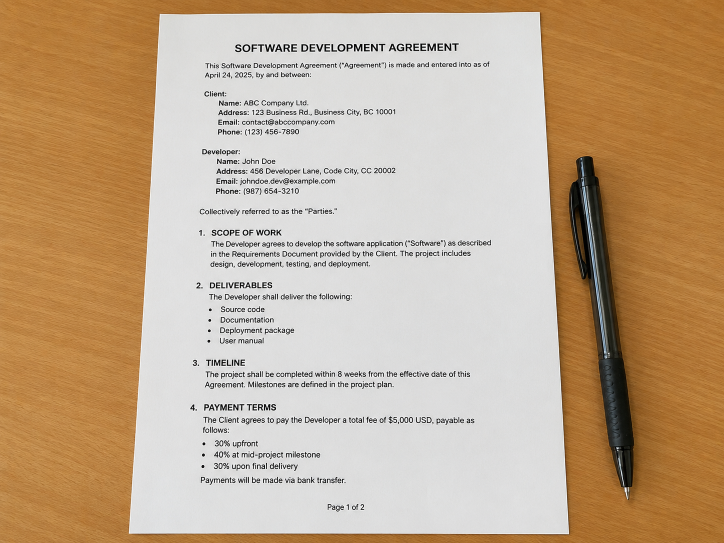
#> input picture test_images/document.jpg, 1448 x 1086 px (shown at 1/2 size); its folder holds only this picture in this run
$ python -i review_processing.py   (imports and definitions only)   (older library calls are emulated)
#> lines starting #> are read from the running program, lines starting #| are printed output that depends on the picture; after the words box and inside, x2 and y2 are one past the last pixel; in counts of white or black regions, pixels touching at a corner belong together
### vision/perspective.py
"""Perspective correction helpers for screen and document crops."""

from __future__ import annotations

import numpy as np


def order_points(points) -> np.ndarray:
    """Return quadrilateral points ordered as top-left, top-right, bottom-right, bottom-left."""
    array = np.asarray(points, dtype="float32")
    if array.shape != (4, 2):
        raise ValueError("Perspective correction requires exactly four 2D points.")

    ordered = np.zeros((4, 2), dtype="float32")
    point_sums = array.sum(axis=1)
    point_diffs = np.diff(array, axis=1).reshape(4)

    ordered[0] = array[np.argmin(point_sums)]
    ordered[2] = array[np.argmax(point_sums)]
    ordered[1] = array[np.argmin(point_diffs)]
    ordered[3] = array[np.argmax(point_diffs)]
    return ordered


# [41 lines left out: functions scale_points, compute_warp_size, four_point_transform, not called in this run]

### visiondesk/paths.py
"""Production and development filesystem layout helpers for VisionDesk."""

from __future__ import annotations

import os
from dataclasses import dataclass
from pathlib import Path
from typing import Mapping

DEFAULT_PATH_MODE = "development"
VALID_PATH_MODES = frozenset({"development", "production"})
_DEFAULT_REPO_ROOT = Path(__file__).resolve().parent.parent
_PRODUCTION_APP_ROOT = Path("/opt/visiondesk/current")
_PRODUCTION_RELEASES_DIR = Path("/opt/visiondesk/releases")
_PRODUCTION_CONFIG_DIR = Path("/etc/visiondesk")
_PRODUCTION_DATA_DIR = Path("/var/lib/visiondesk")
_PRODUCTION_LOG_DIR = Path("/var/log/visiondesk")
_DEFAULT_ENV_FILE_NAME = "visiondesk.env"
_DEFAULT_CONFIG_FILE_NAME = "device.yaml"


def _coerce_mode(value: str | None) -> str:
    normalized = str(value or "").strip().lower()
    if normalized in VALID_PATH_MODES:
        return normalized
    return DEFAULT_PATH_MODE


@dataclass(frozen=True, slots=True)
class VisionDeskPaths:
    """Resolved application paths for either development or production."""

    path_mode: str
    repo_root: Path
    app_root: Path
    releases_dir: Path
    current_release_link: Path
    config_dir: Path
    config_path: Path
    data_dir: Path
    logs_dir: Path
    env_file_path: Path

    @property
    def setup_state_path(self) -> Path:
        return self.data_dir / "setup_state.json"

    @property
    def health_status_path(self) -> Path:
        return self.data_dir / "health_status.json"

    @property
    def latest_result_path(self) -> Path:
        return self.data_dir / "latest_result.txt"

    @property
    def result_history_path(self) -> Path:
        return self.data_dir / "result_history.json"

    @property
    def private_data_path(self) -> Path:
        return self.data_dir / "private"

    @property
    def private_current_path(self) -> Path:
        return self.private_data_path / "current"

    @property
    def private_retry_path(self) -> Path:
        return self.private_data_path / "retry"

    @property
    def private_quarantine_path(self) -> Path:
        return self.private_data_path / "quarantine"

    @property
    def private_cache_path(self) -> Path:
        return self.private_data_path / "cache"

    @property
    def private_debug_path(self) -> Path:
        return self.private_data_path / "debug"

    @property
    def offline_retry_queue_path(self) -> Path:
        return self.private_data_path / "retry_queue.json"

    @property
    def reset_marker_path(self) -> Path:
        return self.data_dir / "factory_reset_state.json"

    @property
    def readiness_path(self) -> Path:
        return self.data_dir / "runtime" / "readiness.json"

    # [5 lines left out: function debug_dir, not called in this run]


def resolve_visiondesk_paths(
    *,
    env: Mapping[str, str] | None = None,
    mode: str | None = None,
) -> VisionDeskPaths:
    """Resolve the active filesystem layout for the current process."""
    environment = dict(os.environ if env is None else env)
    resolved_mode = _coerce_mode(mode or environment.get("VISIONDESK_PATH_MODE"))

    repo_root = Path(environment.get("VISIONDESK_REPO_ROOT", _DEFAULT_REPO_ROOT))
    app_root = (
        Path(environment.get("VISIONDESK_APP_DIR", _PRODUCTION_APP_ROOT))
        if resolved_mode == "production"
        else repo_root
    )
    releases_dir = Path(environment.get("VISIONDESK_RELEASES_DIR", _PRODUCTION_RELEASES_DIR))

    default_config_dir = (
        Path(environment.get("VISIONDESK_CONFIG_DIR", _PRODUCTION_CONFIG_DIR))
        if resolved_mode == "production"
        else repo_root / "config"
    )
    config_path = Path(
        environment.get("DEVICE_CONFIG_PATH", default_config_dir / _DEFAULT_CONFIG_FILE_NAME)
    )
    config_dir = config_path.parent

    env_file_default = (
        default_config_dir / _DEFAULT_ENV_FILE_NAME
        if resolved_mode == "production"
        else repo_root / ".env"
    )
    env_file_path = Path(environment.get("VISIONDESK_ENV_FILE", env_file_default))

    data_dir_default = (
        Path(environment.get("VISIONDESK_DATA_DIR", _PRODUCTION_DATA_DIR))
        if resolved_mode == "production"
        else repo_root / "data"
    )
    data_dir = Path(environment.get("VISIONDESK_DATA_DIR", data_dir_default))

    logs_dir_default = (
        Path(environment.get("VISIONDESK_LOG_DIR", _PRODUCTION_LOG_DIR))
        if resolved_mode == "production"
        else repo_root / "logs"
    )
    logs_dir = Path(environment.get("VISIONDESK_LOG_DIR", logs_dir_default))

    return VisionDeskPaths(
        path_mode=resolved_mode,
        repo_root=repo_root,
        app_root=app_root,
        releases_dir=releases_dir,
        current_release_link=app_root if resolved_mode == "production" else repo_root,
        config_dir=config_dir,
        config_path=config_path,
        data_dir=data_dir,
        logs_dir=logs_dir,
        env_file_path=env_file_path,
    )

### vision/review_processing.py
"""Non-destructive image adjustments used by the capture review workflow.

The review controller owns the original capture.  This module only creates a
new confirmed image, so the file shown as the final preview is exactly the file
that can be handed to the AI client.
"""

from __future__ import annotations

from dataclasses import dataclass
from pathlib import Path
import tempfile
from typing import Any

import numpy as np

from vision.perspective import four_point_transform, order_points


class ReviewProcessingError(Exception):
    """Raised when a review adjustment cannot be rendered safely."""


@dataclass(frozen=True, slots=True)
class CropRect:
    """A crop in original-image coordinates."""

    x: int
    y: int
    width: int
    height: int


@dataclass(frozen=True, slots=True)
class ReviewAdjustments:
    """Confirmed user adjustments. Crop coordinates always remain original-space."""

    crop: CropRect | None = None
    rotation_degrees: int = 0
    perspective_points: tuple[tuple[float, float], ...] = ()
    perspective_enabled: bool = False
    auto_enhance: bool = False


DEFAULT_QUALITY_THRESHOLDS: dict[str, float] = {
    "sharpness_warning_variance": 80.0,
    "brightness_dark_mean": 55.0,
    "brightness_bright_mean": 220.0,
    "glare_bright_ratio": 0.12,
    "minimum_crop_area_ratio": 0.035,
}


# [102 lines left out: functions normalize_rotation, image_size, clamp_crop, crop_from_normalized, crop_to_rotated, not called in this run]


def rotated_size(image_width: int, image_height: int, rotation_degrees: int = 0) -> tuple[int, int]:
    """Return the dimensions after a quarter-turn rotation."""
    return (image_height, image_width) if normalize_rotation(rotation_degrees) in {90, 270} else (image_width, image_height)


# [26 lines left out: functions original_points_to_rotated, rotated_points_to_original, not called in this run]


def detect_document_quadrilateral(image_path: str | Path) -> tuple[tuple[float, float], ...] | None:
    """Find the largest conservative four-corner document candidate, if any."""
#> called with image_path = '../test_images/document.jpg'
    try:
        cv2 = _import_cv2()
    except ReviewProcessingError:
        return None
    image = _read_image(image_path, cv2)
#> in _read_image, image is the input picture: shape (1086, 1448, 3); mean B, G, R 141.6, 169.6, 194.4
    height, width = image.shape[:2]
#> height = 1086; width = 1448
    if width < 80 or height < 80:
        return None
    scale = min(1.0, 960.0 / float(max(width, height)))
#> scale = 0.663
    preview = image if scale == 1.0 else cv2.resize(image, (round(width * scale), round(height * scale)))
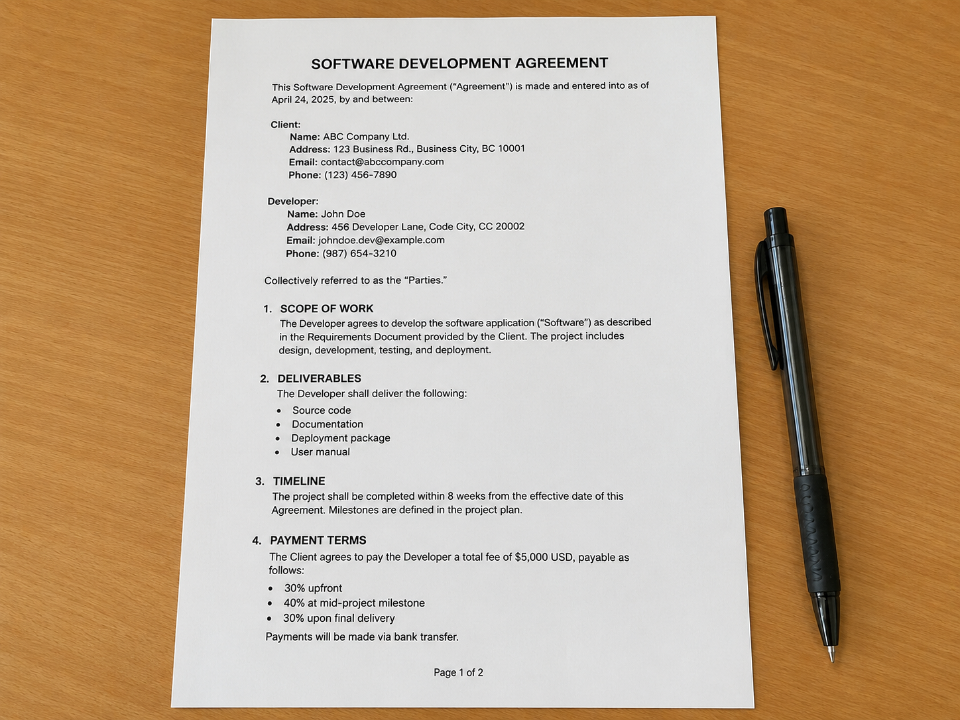
#> preview: shape (720, 960, 3); mean B, G, R 141.5, 169.4, 194.3
    gray = cv2.cvtColor(preview, cv2.COLOR_BGR2GRAY)
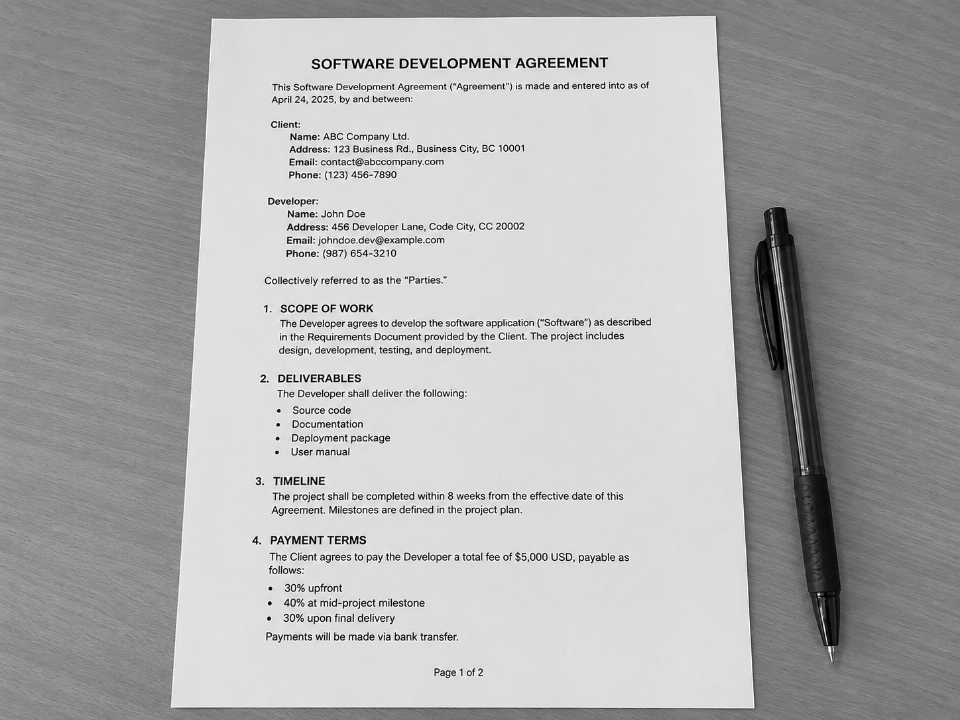
#> gray: shape (720, 960); min 0, max 255, mean 173.7
    blurred = cv2.GaussianBlur(gray, (5, 5), 0)
    edges = cv2.Canny(blurred, 60, 180)
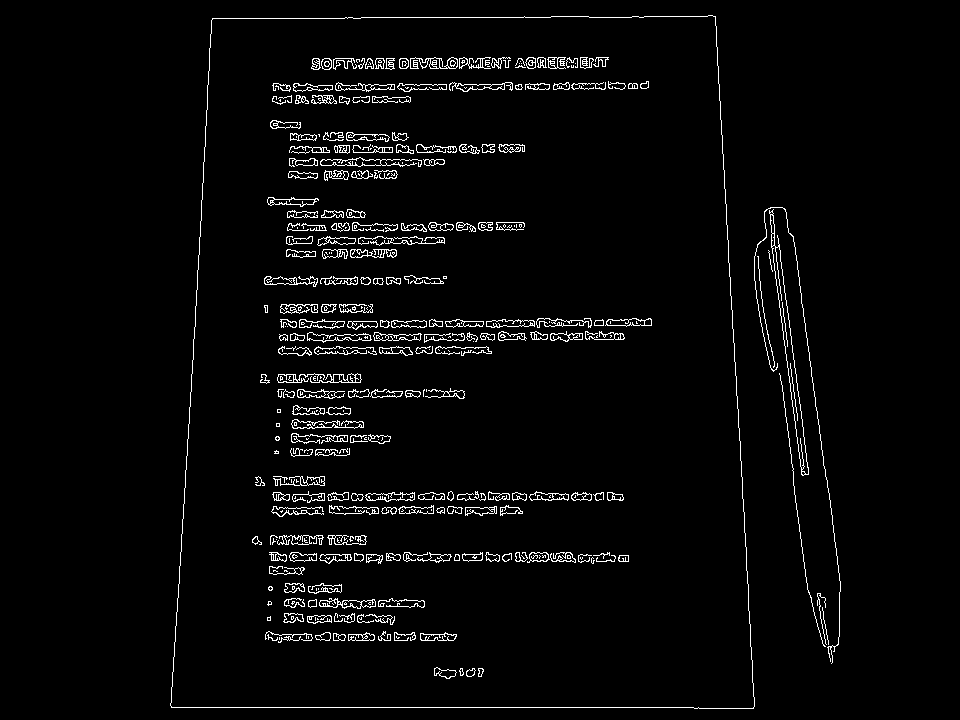
#> edges: shape (720, 960); 3.2% white in thin lines or dots, all inside (x1, y1, x2, y2) = (170, 15, 841, 709)
    contours, _ = cv2.findContours(edges, cv2.RETR_LIST, cv2.CHAIN_APPROX_SIMPLE)
#> contours = 715 contours, 389 with area under 20; largest, box (x1, y1, x2, y2) and area: (170, 15, 755, 709) 374621, (170, 15, 755, 709) 374619, (769, 209, 809, 476) 1744, (771, 245, 809, 475) 1620, (320, 157, 422, 167) 357
    minimum_area = float(preview.shape[0] * preview.shape[1]) * 0.16
#> minimum_area = 110592
    candidates: list[tuple[float, np.ndarray]] = []
    for contour in contours:
        area = float(cv2.contourArea(contour))
        if area < minimum_area:
            continue
        perimeter = cv2.arcLength(contour, True)
        approximation = cv2.approxPolyDP(contour, 0.02 * perimeter, True)
        if len(approximation) != 4 or not cv2.isContourConvex(approximation):
            continue
        points = approximation.reshape(4, 2).astype("float32")
        try:
            ordered = order_points(points)
        except ValueError:
            continue
        candidates.append((area, ordered))
#> this loop made 715 passes
#> area on passes 1, 2, 4: 24.5, 44.5, 30.5
#> after the loop, candidates = [(374619, [[211, 20], [714, 16], [754, 706], [172, 707]]), (374621, [[212, 18], [715, 16], [753, 708], [171, 707]])]
    if not candidates:
        return None
    _area, points = max(candidates, key=lambda candidate: candidate[0])
#> points = [[212, 18], [715, 16], [753, 708], [171, 707]]
    if scale != 1.0:
        points /= scale
#> points = [[319.8, 27.15], [1078.5, 24.13], [1135.8, 1067.9], [257.9, 1066.4]]
    return tuple((float(x), float(y)) for x, y in points)


# [139 lines left out: functions assess_image_quality, render_review_image, _rotate_image, _render_with_pillow, _enhance_contrast, not called in this run]


def _points_inside_image(points, width: int, height: int) -> bool:
    return bool(np.all(points[:, 0] >= 0) and np.all(points[:, 1] >= 0) and np.all(points[:, 0] <= width) and np.all(points[:, 1] <= height))


def _read_image(path: str | Path, cv2_module=None):
    cv2 = cv2_module or _import_cv2()
    image = cv2.imread(str(path))
    if image is None or image.size == 0:
        raise ReviewProcessingError("VisionDesk could not read the captured image.")
    return image


# [4 lines left out: function _temporary_output_path, not called in this run]


def _import_cv2():
    try:
        import cv2
    except ImportError as exc:
        raise ReviewProcessingError("OpenCV is required for image review adjustments.") from exc
    return cv2

>>> result = detect_document_quadrilateral('../test_images/document.jpg')
#> result = ((319.8, 27.15), (1078.5, 24.13), (1135.8, 1067.9), (257.9, 1066.4))
